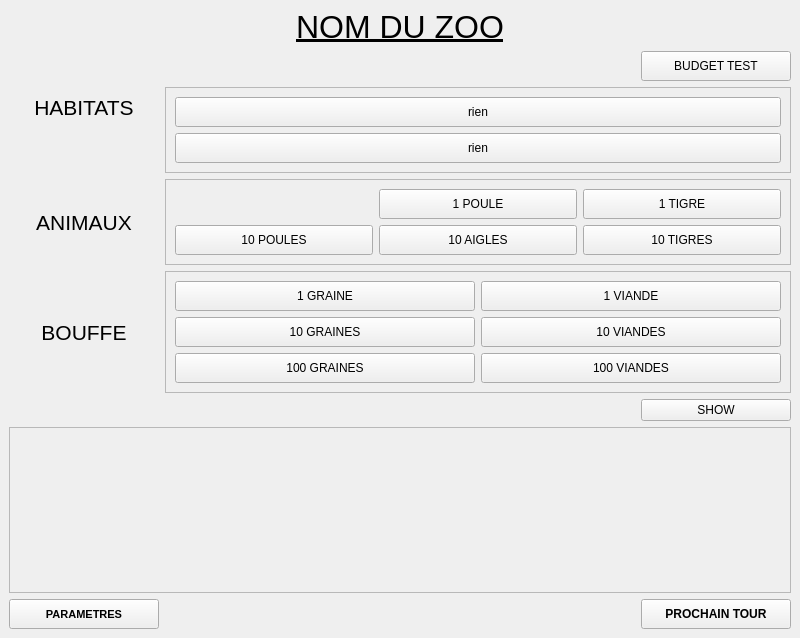
<?xml version="1.0" encoding="UTF-8"?>
<ui version="4.0">
 <class>gamePage</class>
 <widget class="QMainWindow" name="gamePage">
  <property name="geometry">
   <rect>
    <x>0</x>
    <y>0</y>
    <width>800</width>
    <height>638</height>
   </rect>
  </property>
  <property name="windowTitle">
   <string>Jeu</string>
  </property>
  <widget class="QWidget" name="centralwidget">
   <layout class="QGridLayout" name="gridLayout">
    <item row="6" column="0">
     <widget class="QLabel" name="label">
      <property name="minimumSize">
       <size>
        <width>0</width>
        <height>0</height>
       </size>
      </property>
      <property name="maximumSize">
       <size>
        <width>16777215</width>
        <height>16777215</height>
       </size>
      </property>
      <property name="font">
       <font>
        <pointsize>16</pointsize>
       </font>
      </property>
      <property name="layoutDirection">
       <enum>Qt::LeftToRight</enum>
      </property>
      <property name="text">
       <string>BOUFFE</string>
      </property>
      <property name="textFormat">
       <enum>Qt::PlainText</enum>
      </property>
      <property name="alignment">
       <set>Qt::AlignCenter</set>
      </property>
     </widget>
    </item>
    <item row="0" column="0" colspan="4">
     <widget class="QLabel" name="label_zooName">
      <property name="minimumSize">
       <size>
        <width>0</width>
        <height>0</height>
       </size>
      </property>
      <property name="font">
       <font>
        <pointsize>24</pointsize>
        <underline>true</underline>
       </font>
      </property>
      <property name="text">
       <string>NOM DU ZOO</string>
      </property>
      <property name="alignment">
       <set>Qt::AlignCenter</set>
      </property>
     </widget>
    </item>
    <item row="10" column="2">
     <widget class="QLabel" name="label_money">
      <property name="text">
       <string/>
      </property>
     </widget>
    </item>
    <item row="7" column="3">
     <widget class="QPushButton" name="btn_show">
      <property name="text">
       <string>SHOW</string>
      </property>
     </widget>
    </item>
    <item row="10" column="0">
     <widget class="QPushButton" name="btn_showStats">
      <property name="minimumSize">
       <size>
        <width>150</width>
        <height>30</height>
       </size>
      </property>
      <property name="maximumSize">
       <size>
        <width>150</width>
        <height>30</height>
       </size>
      </property>
      <property name="font">
       <font>
        <pointsize>8</pointsize>
        <weight>75</weight>
        <bold>true</bold>
       </font>
      </property>
      <property name="text">
       <string>PARAMETRES</string>
      </property>
     </widget>
    </item>
    <item row="3" column="1" rowspan="2" colspan="3">
     <widget class="QFrame" name="frame_3">
      <property name="frameShape">
       <enum>QFrame::StyledPanel</enum>
      </property>
      <property name="frameShadow">
       <enum>QFrame::Raised</enum>
      </property>
      <layout class="QGridLayout" name="gridLayout_4">
       <item row="0" column="0">
        <widget class="QPushButton" name="pushButton_19">
         <property name="minimumSize">
          <size>
           <width>100</width>
           <height>30</height>
          </size>
         </property>
         <property name="text">
          <string>rien</string>
         </property>
        </widget>
       </item>
       <item row="1" column="0">
        <widget class="QPushButton" name="pushButton_21">
         <property name="minimumSize">
          <size>
           <width>100</width>
           <height>30</height>
          </size>
         </property>
         <property name="text">
          <string>rien</string>
         </property>
        </widget>
       </item>
      </layout>
     </widget>
    </item>
    <item row="10" column="3">
     <widget class="QPushButton" name="pushButton">
      <property name="minimumSize">
       <size>
        <width>150</width>
        <height>30</height>
       </size>
      </property>
      <property name="maximumSize">
       <size>
        <width>150</width>
        <height>30</height>
       </size>
      </property>
      <property name="font">
       <font>
        <weight>75</weight>
        <bold>true</bold>
       </font>
      </property>
      <property name="layoutDirection">
       <enum>Qt::RightToLeft</enum>
      </property>
      <property name="text">
       <string>PROCHAIN TOUR</string>
      </property>
     </widget>
    </item>
    <item row="8" column="0" colspan="4">
     <widget class="QScrollArea" name="scrollArea_history">
      <property name="widgetResizable">
       <bool>true</bool>
      </property>
      <widget class="QWidget" name="scrollAreaHistoryContent">
       <property name="geometry">
        <rect>
         <x>0</x>
         <y>0</y>
         <width>780</width>
         <height>123</height>
        </rect>
       </property>
      </widget>
     </widget>
    </item>
    <item row="5" column="0">
     <widget class="QLabel" name="label_2">
      <property name="font">
       <font>
        <pointsize>16</pointsize>
        <weight>50</weight>
        <bold>false</bold>
       </font>
      </property>
      <property name="layoutDirection">
       <enum>Qt::LeftToRight</enum>
      </property>
      <property name="text">
       <string>ANIMAUX</string>
      </property>
      <property name="alignment">
       <set>Qt::AlignCenter</set>
      </property>
     </widget>
    </item>
    <item row="5" column="1" colspan="3">
     <widget class="QFrame" name="frame_2">
      <property name="frameShape">
       <enum>QFrame::StyledPanel</enum>
      </property>
      <property name="frameShadow">
       <enum>QFrame::Raised</enum>
      </property>
      <layout class="QGridLayout" name="gridLayout_3">
       <item row="1" column="2">
        <widget class="QPushButton" name="pushButton_12">
         <property name="minimumSize">
          <size>
           <width>100</width>
           <height>30</height>
          </size>
         </property>
         <property name="text">
          <string>1 TIGRE</string>
         </property>
        </widget>
       </item>
       <item row="2" column="1">
        <widget class="QPushButton" name="pushButton_11">
         <property name="minimumSize">
          <size>
           <width>100</width>
           <height>30</height>
          </size>
         </property>
         <property name="text">
          <string>10 AIGLES</string>
         </property>
        </widget>
       </item>
       <item row="1" column="1">
        <widget class="QPushButton" name="pushButton_10">
         <property name="minimumSize">
          <size>
           <width>100</width>
           <height>30</height>
          </size>
         </property>
         <property name="text">
          <string>1 POULE</string>
         </property>
        </widget>
       </item>
       <item row="2" column="2">
        <widget class="QPushButton" name="pushButton_13">
         <property name="minimumSize">
          <size>
           <width>100</width>
           <height>30</height>
          </size>
         </property>
         <property name="text">
          <string>10 TIGRES</string>
         </property>
        </widget>
       </item>
       <item row="2" column="0">
        <widget class="QPushButton" name="pushButton_9">
         <property name="minimumSize">
          <size>
           <width>100</width>
           <height>30</height>
          </size>
         </property>
         <property name="text">
          <string>10 POULES</string>
         </property>
        </widget>
       </item>
      </layout>
     </widget>
    </item>
    <item row="3" column="0">
     <widget class="QLabel" name="label_5">
      <property name="font">
       <font>
        <pointsize>16</pointsize>
       </font>
      </property>
      <property name="text">
       <string>HABITATS</string>
      </property>
      <property name="alignment">
       <set>Qt::AlignCenter</set>
      </property>
     </widget>
    </item>
    <item row="6" column="1" colspan="3">
     <widget class="QFrame" name="frame">
      <property name="frameShape">
       <enum>QFrame::StyledPanel</enum>
      </property>
      <property name="frameShadow">
       <enum>QFrame::Raised</enum>
      </property>
      <layout class="QGridLayout" name="gridLayout_2">
       <item row="5" column="0">
        <widget class="QPushButton" name="btn10Seed">
         <property name="minimumSize">
          <size>
           <width>100</width>
           <height>30</height>
          </size>
         </property>
         <property name="text">
          <string>10 GRAINES</string>
         </property>
        </widget>
       </item>
       <item row="6" column="1">
        <widget class="QPushButton" name="btn100Meat">
         <property name="minimumSize">
          <size>
           <width>100</width>
           <height>30</height>
          </size>
         </property>
         <property name="text">
          <string>100 VIANDES</string>
         </property>
        </widget>
       </item>
       <item row="6" column="0">
        <widget class="QPushButton" name="btn100Seed">
         <property name="minimumSize">
          <size>
           <width>100</width>
           <height>30</height>
          </size>
         </property>
         <property name="text">
          <string>100 GRAINES</string>
         </property>
        </widget>
       </item>
       <item row="3" column="1">
        <widget class="QPushButton" name="btn1Meat">
         <property name="minimumSize">
          <size>
           <width>100</width>
           <height>30</height>
          </size>
         </property>
         <property name="text">
          <string>1 VIANDE</string>
         </property>
        </widget>
       </item>
       <item row="5" column="1">
        <widget class="QPushButton" name="btn10Meat">
         <property name="minimumSize">
          <size>
           <width>100</width>
           <height>30</height>
          </size>
         </property>
         <property name="text">
          <string>10 VIANDES</string>
         </property>
        </widget>
       </item>
       <item row="3" column="0">
        <widget class="QPushButton" name="btn1Seed">
         <property name="minimumSize">
          <size>
           <width>100</width>
           <height>30</height>
          </size>
         </property>
         <property name="text">
          <string>1 GRAINE</string>
         </property>
        </widget>
       </item>
      </layout>
     </widget>
    </item>
    <item row="1" column="3">
     <widget class="QPushButton" name="btn_spend">
      <property name="minimumSize">
       <size>
        <width>100</width>
        <height>30</height>
       </size>
      </property>
      <property name="text">
       <string>BUDGET TEST</string>
      </property>
     </widget>
    </item>
   </layout>
  </widget>
  <widget class="QMenuBar" name="menubar">
   <property name="geometry">
    <rect>
     <x>0</x>
     <y>0</y>
     <width>800</width>
     <height>25</height>
    </rect>
   </property>
  </widget>
 </widget>
 <resources/>
 <connections/>
</ui>
